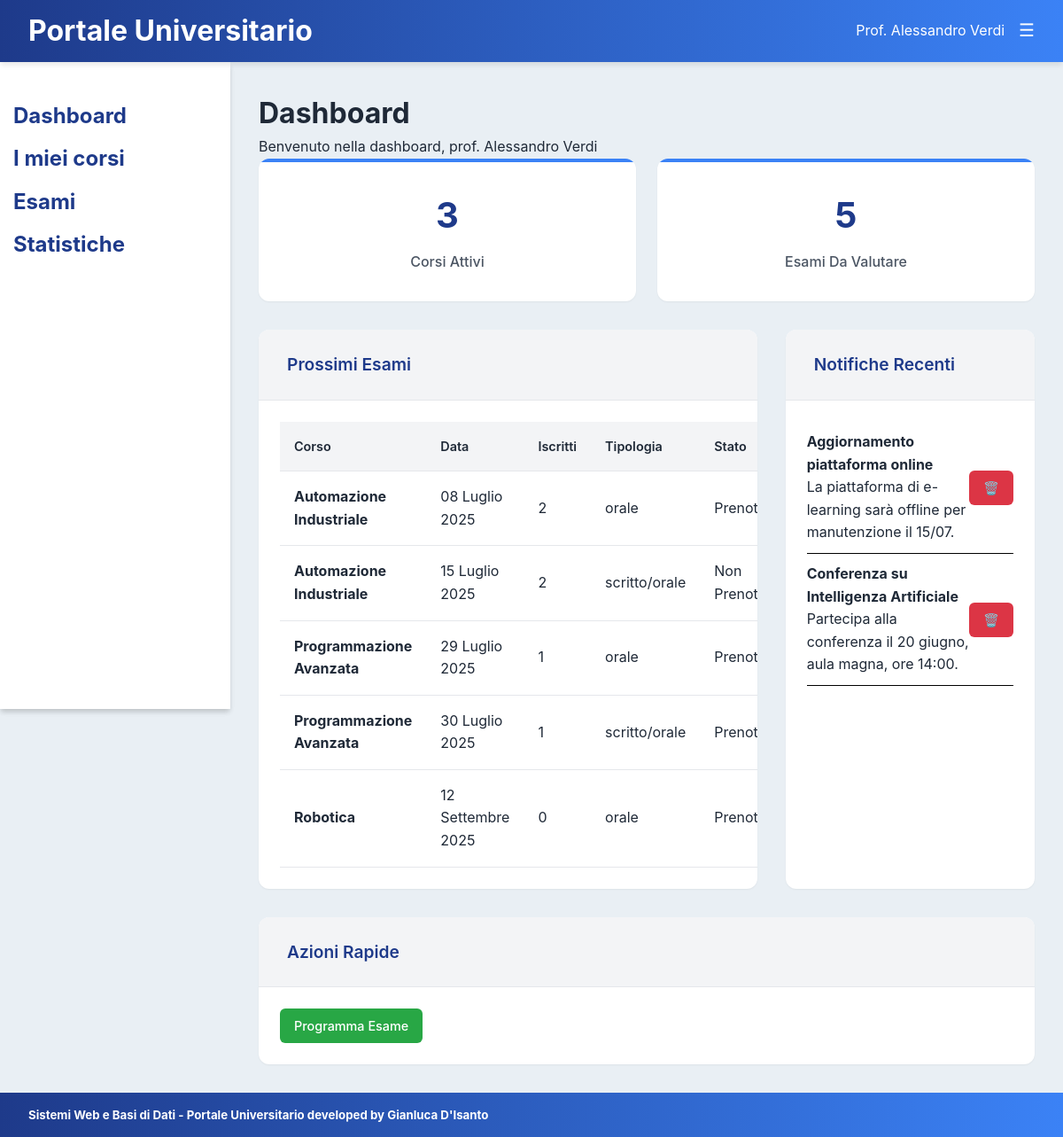
/src/dashboard/dashboard.php (signed in), run on the app's committed database.
### tables this page shows
CREATE TABLE `esami` (
  `id` int(11) NOT NULL,
  `data` date NOT NULL,
  `ora` time NOT NULL,
  `tipologia` enum('scritto','orale','scritto/orale') NOT NULL,
  `sessione` enum('Straordinaria','Estiva','Invernale') NOT NULL,
  `luogo` varchar(255) DEFAULT NULL,
  `inizioPrenotazione` date NOT NULL,
  `finePrenotazione` date NOT NULL,
  `prenotabile` tinyint(1) NOT NULL,
  `completato` tinyint(1) NOT NULL,
  `corso` int(11) NOT NULL
);

CREATE TABLE `corsi` (
  `id` int(11) NOT NULL,
  `nome` varchar(255) NOT NULL,
  `cfu` tinyint(4) NOT NULL,
  `docente` varchar(20) NOT NULL
);

CREATE TABLE `ricezioni` (
  `docente` varchar(20) NOT NULL,
  `notifica` int(11) NOT NULL
);

CREATE TABLE `notifiche` (
  `id` int(11) NOT NULL,
  `titolo` varchar(255) NOT NULL,
  `descrizione` varchar(255) NOT NULL,
  `data_creazione` timestamp NOT NULL DEFAULT current_timestamp()
);

### src/dashboard/dashboard.php (the view, shortened to what this page needs)
<?php
require '../../config/db_connection.php';
$query = $conn->prepare("SELECT id, nome, cfu FROM corsi where docente = ?");
$query->bind_param("s",$_SESSION['id_utente']);
$query->execute();
$results = $query->get_result();
$activeCourses = $results->num_rows;
$queryExam = $conn->prepare("SELECT * FROM esami e
                            JOIN corsi c ON c.id = e.corso
                            WHERE c.docente = ? AND completato != 1
                            ORDER BY data ASC");
$queryExam->bind_param("s",$_SESSION['id_utente']);
$queryExam->execute();
$resultsExam = $queryExam->get_result();
$esamiDaValutare = $conn->prepare("SELECT COUNT(*) FROM esami e
                                    JOIN corsi c ON c.id = e.corso
                                    WHERE c.docente = ? AND e.completato = 0");
$esamiDaValutare->bind_param("s",$_SESSION['id_utente']);
$esamiDaValutare->execute();
$esamiDaValutare->bind_result($daValutare);
$queryNotify = $conn->prepare("SELECT * FROM notifiche n
                                JOIN ricezioni r ON r.notifica = n.id
                                WHERE r.docente=?");
$queryNotify->bind_param("s",$_SESSION['id_utente']);
$queryNotify->execute();
$resultsNotify = $queryNotify->get_result();
$mesi = [
    "01" => "Gennaio", "02" => "Febbraio", "03" => "Marzo",
    "04" => "Aprile", "05" => "Maggio", "06" => "Giugno",
    "07" => "Luglio", "08" => "Agosto", "09" => "Settembre",
    "10" => "Ottobre", "11" => "Novembre", "12" => "Dicembre"
];
?>
<!DOCTYPE html>
<html>
<head>
    <link rel="stylesheet" href="../common/common.css">
    <link rel="stylesheet" href="dashboard.css">
</head>
<body>
    <?php include '../common/header.php'; ?>
    <div class="dashboard">
        <?php include '../common/sidebar.php'; ?>
    <main class="main-content">
        <h1>Dashboard</h1>
        <p>Benvenuto nella dashboard, prof. <?php echo $_SESSION['nome'].' '.$_SESSION['cognome']; ?></p>
        <div class="statsGrid">
            <div class="statCard">
                <a href='../corsi/corsi.php' style="text-decoration: none;">
                    <div class="statNumber"><?php echo $activeCourses?></div>
                    <div class="statLabel">Corsi Attivi</div>
                </a>
            </div>
            <div class="statCard">
                <a href='../esami/esami.php' style="text-decoration: none;">
                    <div class="statNumber"><?php echo $daValutare?></div>
                    <div class="statLabel">Esami Da Valutare</div>
                </a>
            </div>
        </div>
        <div class="mainGrid">
            <div class="spaceInGrid">
                <div class="spaceHeader">
                    <h3 class="spaceTitle">Prossimi Esami</h3>
                </div>
                <div class="spaceBody">
                    <table class="table">
                        <thead>
                            <tr>
                                <th>Corso</th>
                                <th>Data</th>
                                <th>Iscritti</th>
                                <th>Tipologia</th>
                                <th>Stato</th>
                            </tr>
                        </thead>
                        <tbody>
                            <?php
                            $queryIscritti = $conn->prepare('SELECT COUNT(*) FROM prenotazioni p
                                                                JOIN esami e ON e.id = p.esame
                                                                WHERE e.id = ?');
                            for($i = 0; $i < $resultsExam->num_rows && $i < 6; $i++ ):
                                $row = $resultsExam->fetch_assoc();
                                $data = $row['data'];
                                list($anno, $mese, $giorno) = explode("-", $data);
                                $dataFormattata = "$giorno " . $mesi[$mese] . " $anno";
                                $queryIscritti->bind_param('i', $row['id']);
                                $queryIscritti->execute();
                                $queryIscritti->bind_result($numeroIscrittiPerEsame);
                                $queryIscritti->fetch();
                                ?>
                                <tr><td><strong><?= htmlspecialchars($row['nome'])?></strong></td>
                                <td><?= $dataFormattata?></td>
                                <td><?= $numeroIscrittiPerEsame?></td>
                                <td><?= $row['tipologia']?></td>
                                <td><?= $row['prenotabile'] ? 'Prenotabile' : 'Non Prenotabile'?></td></tr>
                                <?php endfor; ?>
                        </tbody>
                    </table>
                </div>
            </div>
            <div class="spaceInGrid">
                <div class="spaceHeader">
                    <h3 class="spaceTitle">Notifiche Recenti</h3>
                </div>
                <div class="spaceBody">
                    <?php
                    while($row = $resultsNotify->fetch_assoc()):?>
                        <div class="notification-item" id="<?= $row['notifica']?>">
                            <div class="notification-content">
                                <h4><?= $row['titolo']?></h4>
                                <p><?= $row['descrizione']?></p>
                            </div>
                            <a class="btn btn-notification" id="<?= '$row[\'notifica\']'?>" title="Rimuovi notifica" onclick="rimuoviNotifica('<?= $row['notifica']?>')">🗑️</a>
                        </div>
                    <?php endwhile;?>
                </div>
            </div>
        </div>
        <div class="spaceInGrid">
            <div class="spaceHeader">
                <h3 class="spaceTitle">Azioni Rapide</h3>
            </div>
            <div class="spaceBody">
                <a href="../esami/nuovo_esame.php" class="btn btn-success">Programma Esame</a>
            </div>
        </div>
    </main>
    </div>
    <?php include '../common/footer.php'; ?>
</body>
</html>

### src/common/header.php (shortened to what this page needs)
<header style="color: rgb(255,255,255);">
        <h1>Portale Universitario</h1>
        <div class="userInfo" style="top: 0; align-items: center;">
            <span style="top: -30px;">Prof. <?php echo $_SESSION['nome'].' '.$_SESSION['cognome'];?></span>
        <div class="tendina">
            <button class="tendinaButton" type="button" onclick="toggleMenu()" >☰</button>
        </div>
        </div>
</header>

### src/common/sidebar.php
<aside class="sidebar" style="font-size: 20px; background-color: gray;">
        <nav class="sidebar" id="sidebar">
        <ul class="nav-menu">
            <?php
            echo '<li class="nav-item"><a class=\"nav-link active\" href="../dashboard/dashboard.php" style="padding-left: 15px;">Dashboard</a></li>';
            echo '<li class="nav-item"><a class=\"nav-link\" href="../corsi/corsi.php" style="padding-left: 15px;">I miei corsi</a></li>';
            echo '<li class="nav-item"><a class=\"nav-link\" href="../esami/esami.php" style="padding-left: 15px;">Esami</a></li>';
            echo '<li class="nav-item"><a class=\"nav-link\" href="../statistiche/statistiche.php" style="padding-left: 15px;">Statistiche</a></li>';
            ?>
        </ul>
        </nav>
</aside>

### src/common/footer.php
<footer style="color: rgb(255,255,255);">
    <h5>Sistemi Web e Basi di Dati - Portale Universitario developed by <b>Gianluca D'Isanto</b></h5>
</footer>

### src/common/common.css (style rules this page uses)
* { margin: 0; padding: 0; box-sizing: border-box; }
:root { --primary-blue: #1e3a8a; --secondary-blue: #3b82f6; --light-blue: hsla(204, 33%, 84%, 0.396); --light-blue1: hsl(214, 95%, 93%); --success-green: #059669; --warning-orange: #d97706; --danger-red: #dc2626; --gray-50: #ffffff00; --gray-100: #f3f4f6; --gray-200: #e5e7eb; --gray-300: #d1d5db; --gray-600: #4b5563; --gray-800: #1f2937; --white: #ffffff; --shadow-sm: 0 1px 2px 0 rgba(0, 0, 0, 0.05); --shadow-md: 0 4px 6px -1px rgba(0, 0, 0, 0.1); --shadow-lg: 0 10px 15px -3px rgb(0, 0, 0); }
body { font-family: -apple-system, BlinkMacSystemFont, 'Segoe UI', Roboto, sans-serif; line-height: 1.6; color: var(--gray-800); background-color: var(--light-blue); }
.main-content { margin-left: 260px; margin-top: 70px; padding: 2rem; min-height: calc(100vh - 70px); }
.btn { display: inline-flex; align-items: center; justify-content: center; gap: 0.5rem; padding: 0.5rem 1rem; border: none; border-radius: 6px; font-size: 0.9rem; font-weight: 500; text-decoration: none; cursor: pointer; transition: all 0.2s ease; }
.btn-success { background: #28a745; color: white; }
.btn-notification { background: #dc3545; color: white; position: relative; right: 0; }
.tendina { position: relative; display: inline-block; }
.tendinaButton { border: none; cursor: pointer; background-color: transparent; font-size: 20px; color: white; }
.userInfo { display: flex; justify-content: space-between; align-items: center; gap: 1rem; }
.sidebar { position: fixed; top: 70px; left: 0; width: 260px; height: calc(100vh - 70px); background: var(--white); box-shadow: var(--shadow-md); padding: 2rem 0; overflow-y: auto; font-size: 24px; }
header { background: linear-gradient(90deg, var(--primary-blue) 0%, var(--secondary-blue) 100%); color: rgb(255,255,255); color: var(--white); flex-shrink: 0; padding: 15px 20px; display: flex; justify-content: space-between; padding: 1rem 2rem; box-shadow: var(--shadow-md); position: fixed; top: 0; left: 0; right: 0; z-index: 1000; height: 70px; align-items: center; }
footer { background: linear-gradient(90deg, var(--primary-blue) 0%, var(--secondary-blue) 100%); color: rgb(255,255,255); color: var(--white); flex-shrink: 0; padding: 15px 20px; display: flex; justify-content: space-between; padding: 1rem 2rem; box-shadow: var(--shadow-md); bottom: 0; left: 0; right: 0; z-index: 1000; height: 50px; align-items: center; position: relative; }
main { flex: 1; padding: 20px; }
aside ul { list-style-type: none; padding: 0; }
aside li { margin: 10px 0; }
aside a { text-decoration: none; color: var(--primary-blue); font-weight: bold; }
aside { width: 250px; background-color: #f0f0f0; height: 100vh; padding: 20px; }
.table { width: 100%; border-collapse: collapse; }
.table th, .table td { padding: 1rem; text-align: left; border-bottom: 1px solid var(--gray-200); }
.table th { background: var(--gray-100); font-weight: 600; color: var(--gray-800); font-size: 0.9rem; }
.statsGrid { display: grid; grid-template-columns: repeat(auto-fit, minmax(250px, 1fr)); gap: 1.5rem; margin-bottom: 2rem; }
.statCard { background: var(--white); padding: 2rem; border-radius: 12px; box-shadow: var(--shadow-sm); text-align: center; position: relative; overflow: hidden; transition: transform 0.3s ease, box-shadow 0.3s ease; }
.statCard::before { content: ''; position: absolute; top: 0; left: 0; right: 0; height: 4px; background: var(--secondary-blue); }
.statNumber { font-size: 2.5rem; font-weight: 700; color: var(--primary-blue); margin-bottom: 0.5rem; }
.statLabel { color: var(--gray-600); font-size: 1rem; font-weight: 500; }
.userInfo { display: flex; justify-content: space-between; }
.mainGrid { display: grid; gap: 2rem; margin-bottom: 2rem; width: 100%; }
.spaceInGrid { background: var(--white); border-radius: 12px; box-shadow: var(--shadow-sm); overflow: auto; width: 100%; }
.spaceHeader { padding: 1.5rem; background: var(--gray-100); display: flex; justify-content: space-between; }
.spaceTitle { font-size: 1.2rem; font-weight: 600; color: var(--primary-blue); display: flex; align-items: center; gap: 0.5rem; }
.spaceBody { padding: 1.5rem; }

### data on the page
esami: corso.nome "Automazione Industriale", dataFormattata "08 Luglio 2025", numeroIscrittiPerEsame "2", tipologia "orale", prenotabile "Prenotabile"
esami: corso.nome "Automazione Industriale", dataFormattata "15 Luglio 2025", numeroIscrittiPerEsame "2", tipologia "scritto/orale", prenotabile "Non…"
esami: corso.nome "Programmazione Avanzata", dataFormattata "29 Luglio 2025", numeroIscrittiPerEsame "1", tipologia "orale", prenotabile "Prenotabile"
esami: corso.nome "Programmazione Avanzata", dataFormattata "30 Luglio 2025", numeroIscrittiPerEsame "1", tipologia "scritto/orale", prenotabile "Prenotabile"
esami: corso.nome "Robotica", dataFormattata "12 Settembre 2025", numeroIscrittiPerEsame "0", tipologia "orale", prenotabile "Prenotabile"
ricezioni: notifica.titolo "Aggiornamento piattaforma online", notifica.descrizione "La piattaforma di e-learning sarà offline per manutenzione il 15/07."
ricezioni: notifica.titolo "Conferenza su Intelligenza Artificiale", notifica.descrizione "Partecipa alla conferenza il 20 giugno, aula magna, ore 14:00."

### other printed values
$_SESSION['nome'] "Alessandro"
$_SESSION['cognome'] "Verdi"
$activeCourses "3"
$daValutare "5"
